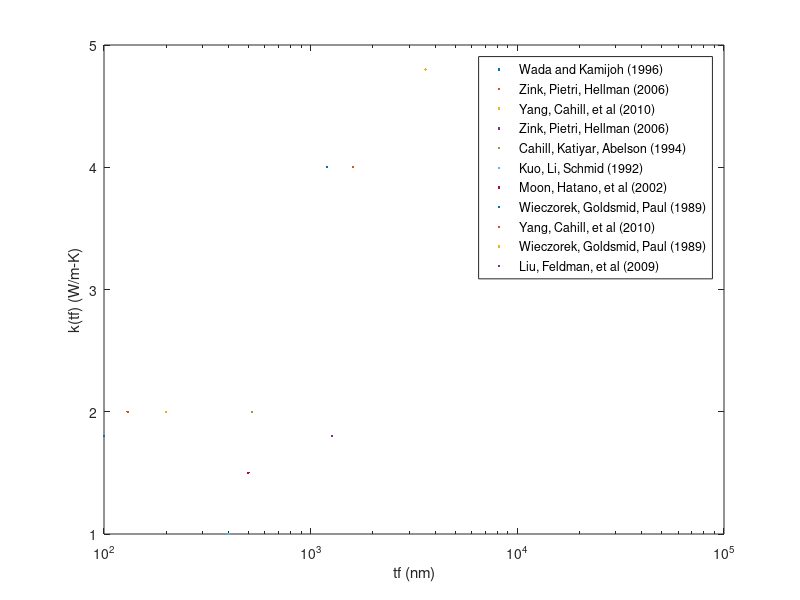

Write the MATLAB code that produced this figure.

si.galli.k =...
    [1.8
    2
    2
    1.8
    2
    1
    1.5
    4
    4
    4.8
    4
    ];
    
si.galli.tf = ...
    [0.1
    0.13
    0.2
    1.27
    0.52
    0.4
    0.5
    1.2
    1.6
    3.6
    80
    ];

si.galli.tf = si.galli.tf*1000;


semilogx(...
    si.galli.tf(1), si.galli.k(1),'.',...
    si.galli.tf(2), si.galli.k(2),'.',...
    si.galli.tf(3), si.galli.k(3),'.',...
    si.galli.tf(4), si.galli.k(4),'.',...
    si.galli.tf(5), si.galli.k(5),'.',...
    si.galli.tf(6), si.galli.k(6),'.',...
    si.galli.tf(7), si.galli.k(7),'.',...
    si.galli.tf(8), si.galli.k(8),'.',...
    si.galli.tf(9), si.galli.k(9),'.',...
    si.galli.tf(10), si.galli.k(10),'.',...
    si.galli.tf(11), si.galli.k(11),'.'...
    )
xlabel('tf (nm)')
ylabel('k(tf) (W/m-K)')

legend(...
    'Wada and Kamijoh (1996)',...
    'Zink, Pietri, Hellman (2006)',...
    'Yang, Cahill, et al (2010)',...
    'Zink, Pietri, Hellman (2006)',...
    'Cahill, Katiyar, Abelson (1994)',...
    'Kuo, Li, Schmid (1992)',...
    'Moon, Hatano, et al (2002)',...
    'Wieczorek, Goldsmid, Paul (1989)',...
    'Yang, Cahill, et al (2010)',...
    'Wieczorek, Goldsmid, Paul (1989)',...
    'Liu, Feldman, et al (2009)')



% si.malen.k = ...
%     [
%     1.7
%     1.0
%     0.9
%     ];
%     
% si.malen.tf = ...
%     [
%     10^(-0.2)
%     10^(-1)
%     10^(-1.5)
%     ];
% 
% semilogx(...
%     si.malen.tf,si.malen.k,'.',...
%     si.galli.tf, si.galli.k,'.','MarkerSize',15)
% xlabel('tf (\mu m)')
% ylabel('k(tf) W/m-K')
% 
% axis(...
%     [...
%     min([si.galli.tf;si.malen.tf]) ...
%     max([si.galli.tf;si.malen.tf]) ...
%     0 ...
%     max([si.galli.k;si.malen.k])...
%     ]...
%     );
% 
% legend('malen','galli')

